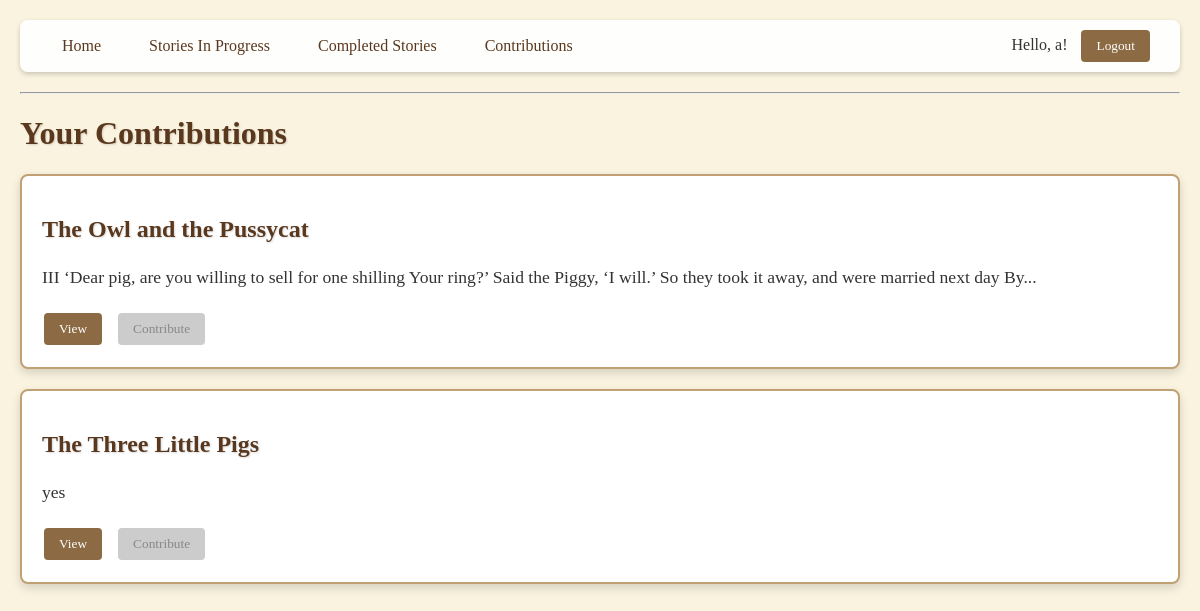
The page /contributions (signed in) on the database its author committed.
### tables this page shows
CREATE TABLE stories (
    id INTEGER PRIMARY KEY AUTOINCREMENT,
    title TEXT NOT NULL UNIQUE,
    status TEXT NOT NULL DEFAULT 'in_progress',
    creator_id INTEGER NOT NULL,
    FOREIGN KEY(creator_id) REFERENCES users(id)
);

CREATE TABLE edits (
    id INTEGER PRIMARY KEY AUTOINCREMENT,
    content TEXT NOT NULL,
    story_id INTEGER NOT NULL,
    user_id INTEGER NOT NULL,
    timestamp DATETIME NOT NULL,
    FOREIGN KEY(story_id) REFERENCES stories(id),
    FOREIGN KEY(user_id) REFERENCES users(id)
);

### __init__.py (the view)
@app.route('/contributions')
@login_required
def contributions():
    db = get_db()
    contributed_edits = db.execute("SELECT * FROM edits WHERE user_id = ?", (current_user.id,)).fetchall()
    story_ids = {edit['story_id'] for edit in contributed_edits}
    placeholders = ",".join("?" for _ in story_ids)
    query = f"SELECT * FROM stories WHERE id IN ({placeholders})" if story_ids else "SELECT * FROM stories WHERE 1=0"
    stories = db.execute(query, tuple(story_ids)).fetchall() if story_ids else []
    stories_with_edit = []
    for story in stories:
        last_edit = db.execute("SELECT * FROM edits WHERE story_id = ? ORDER BY timestamp DESC", (story['id'],)).fetchone()
        story_dict = dict(story)
        story_dict['last_edit'] = last_edit
        stories_with_edit.append(story_dict)
    return render_template('contributions.html', stories=stories_with_edit)

### __init__.py (called while the page is built)
def get_db():
    if 'db' not in g:
        g.db = sqlite3.connect(app.config['DATABASE'])
        g.db.row_factory = sqlite3.Row
    return g.db

def init_db():
    db = get_db()
    with app.open_resource('schema.sql') as f:
        db.executescript(f.read().decode('utf8'))
    db.commit()

@app.before_request
def ensure_tables():
    init_db()

@login_manager.user_loader
def load_user(user_id):
    return User.get(user_id)

@app.context_processor
def inject_helpers():
    return dict(has_contributed=lambda story, user: has_contributed(story['id'], user.id) if user and user.is_authenticated else False)

    @staticmethod
    def get(user_id):
        db = get_db()
        user = db.execute("SELECT * FROM users WHERE id = ?", (user_id,)).fetchone()
        if user is None:
            return None
        return User(user['id'], user['username'], user['password'])

### templates/contributions.html (shortened to what this page needs)
<!DOCTYPE html>
<html lang="en">
<head>
</head>
<body>
{% extends "base.html" %}
{% block content %}
  <h1>Your Contributions</h1>
  <div>
    {% for story in stories %}
      <div class="card">
        <h2>{{ story.title }}</h2>
        {% if story.last_edit and story.last_edit.content|length > 0 %}
          <p>{{ story.last_edit.content[:150] ~ ('...' if story.last_edit.content|length > 150 else '') }}</p>
        {% else %}
          <p>No content available.</p>
        {% endif %}
        <div class="btn-group">
          <a href="{{ url_for('story_detail', story_id=story.id) }}"><button class="btn">View</button></a>
          {% if current_user.is_authenticated %}
            {% if story.status == 'completed' %}
              <button class="btn" disabled>Contribute</button>
            {% elif not has_contributed(story, current_user) %}
              <a href="{{ url_for('contribute_story', story_id=story.id) }}"><button class="btn">Contribute</button></a>
            {% else %}
              <button class="btn" disabled>Contribute</button>
            {% endif %}
          {% endif %}
        </div>
      </div>
    {% endfor %}
  </div>
{% endblock %}

### static/styles.css (style rules this page uses)
body { background: url("https://www.transparenttextures.com/patterns/paper-fibers.png"), #faf3e0; background-size: cover; margin: 0; padding: 20px; font-family: "Merriweather", serif; color: #333; }
h1, h2 { font-family: "Cinzel Decorative", cursive; color: #5a381e; text-shadow: 1px 1px 2px rgba(0,0,0,0.15); }
p { margin: 0 0 10px; font-size: 1.1em; line-height: 1.6; }
.btn { background: #8c6a43; color: #fff; border: none; padding: 8px 15px; margin: 2px; border-radius: 4px; cursor: pointer; transition: background 0.3s, transform 0.2s; font-family: inherit; }
.btn:disabled, button[disabled] { background: #ccc; color: #888; cursor: not-allowed; transform: none; }
.card { background: #fff; border: 2px solid #c1a173; border-image: url("https://www.transparenttextures.com/patterns/wood-pattern.png") 30 round; border-radius: 8px; box-shadow: 0 4px 10px rgba(0,0,0,0.15); padding: 20px; margin-bottom: 20px; transition: transform 0.2s, box-shadow 0.2s; }
.btn-group { margin-top: 10px; display: inline-block; }
.btn-group a, .btn-group button { margin-right: 5px; }

### rows shown on the page
stories: title "The Owl and the Pussycat", last_edit|length "III ‘Dear pig, are you willing to sell for one shilling Your ring?’ Said the Piggy, ‘I will.’ So they took it away, and were married next day By...", status "Contribute"
stories: title "The Three Little Pigs", last_edit|length "yes", status "Contribute"

### other values the page prints
{{ current_user.username }} "a"
